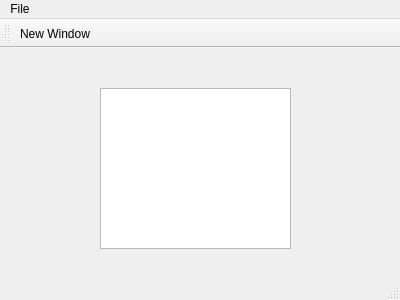
<?xml version="1.0" encoding="UTF-8"?>
<ui version="4.0">
 <class>MainWindow</class>
 <widget class="QMainWindow" name="MainWindow">
  <property name="geometry">
   <rect>
    <x>0</x>
    <y>0</y>
    <width>400</width>
    <height>300</height>
   </rect>
  </property>
  <property name="windowTitle">
   <string>MainWindow</string>
  </property>
  <widget class="QWidget" name="centralWidget">
   <widget class="QPlainTextEdit" name="plainTextEdit">
    <property name="geometry">
     <rect>
      <x>100</x>
      <y>40</y>
      <width>191</width>
      <height>161</height>
     </rect>
    </property>
   </widget>
  </widget>
  <widget class="QMenuBar" name="menuBar">
   <property name="geometry">
    <rect>
     <x>0</x>
     <y>0</y>
     <width>400</width>
     <height>20</height>
    </rect>
   </property>
   <widget class="QMenu" name="menuFile">
    <property name="title">
     <string>File</string>
    </property>
    <addaction name="actionNew_Window"/>
   </widget>
   <addaction name="menuFile"/>
  </widget>
  <widget class="QToolBar" name="mainToolBar">
   <attribute name="toolBarArea">
    <enum>TopToolBarArea</enum>
   </attribute>
   <attribute name="toolBarBreak">
    <bool>false</bool>
   </attribute>
   <addaction name="actionNew_Window"/>
  </widget>
  <widget class="QStatusBar" name="statusBar"/>
  <action name="actionNew_Window">
   <property name="text">
    <string>New Window</string>
   </property>
  </action>
 </widget>
 <layoutdefault spacing="6" margin="11"/>
 <resources/>
 <connections/>
</ui>
